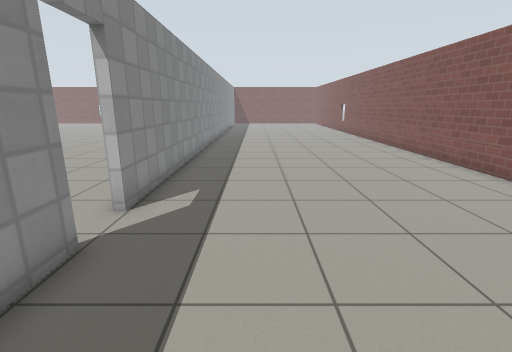
View 1 (above)

21 first-person views from a walk through a world built for the Gazebo simulator. The camera is 1.2 m above the floor, tilts 14° down and sees 85° across. The floor is counted in squares, 0.5 m on a side. Each view is taken from the middle of a square. On the plan, view 1 faces up. The plan holds only what a view shows up to about 18 squares ahead; the rest is blank. The place goes on beyond the plan. Simple patterns stand in for the simulator's built-in surfaces.

View 2
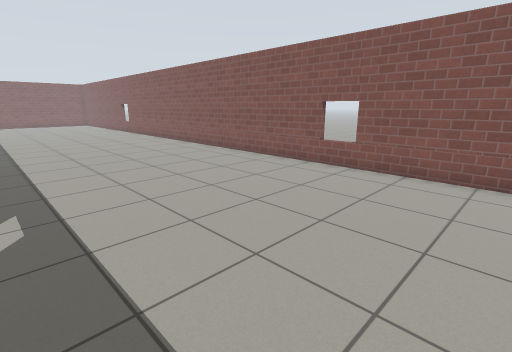

View 3
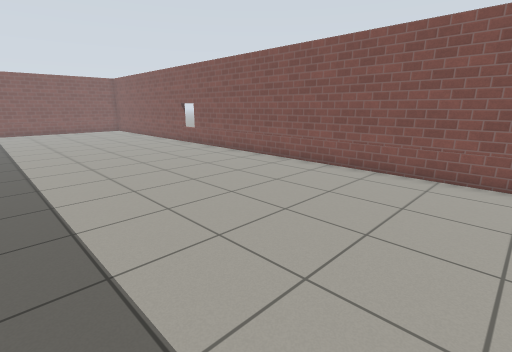

View 4
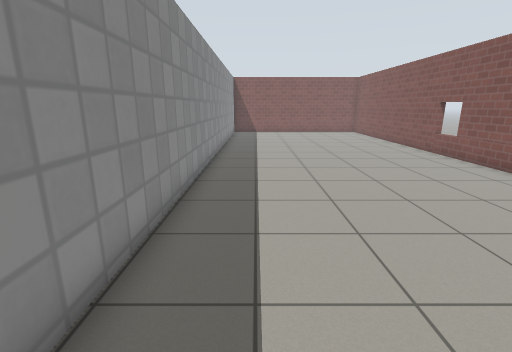

View 5
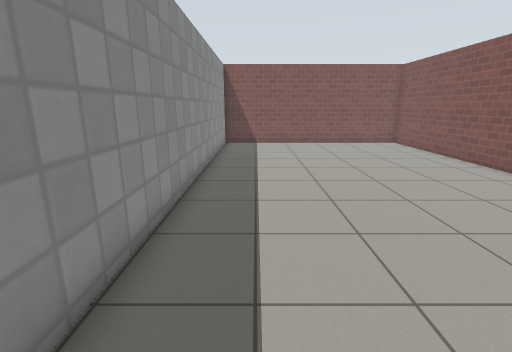

View 6
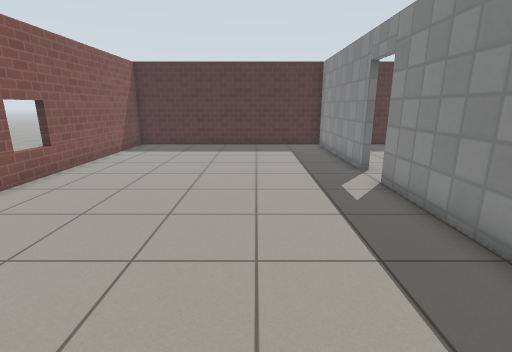

View 7
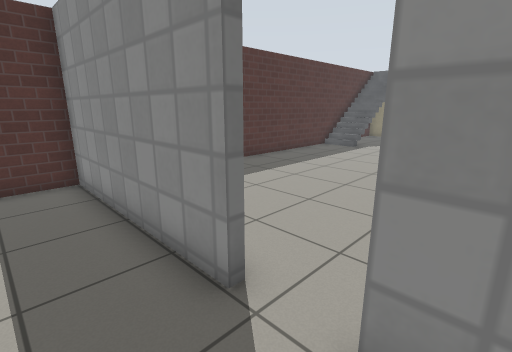

View 8
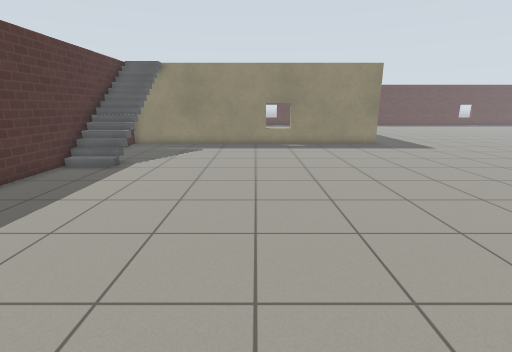

View 9
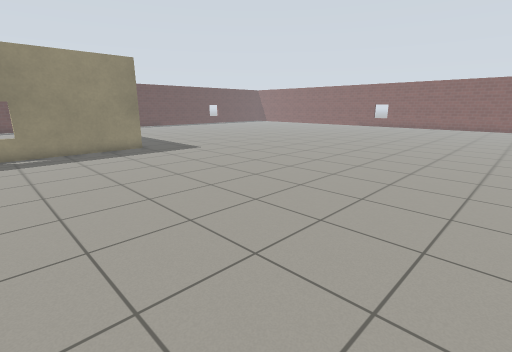

View 10
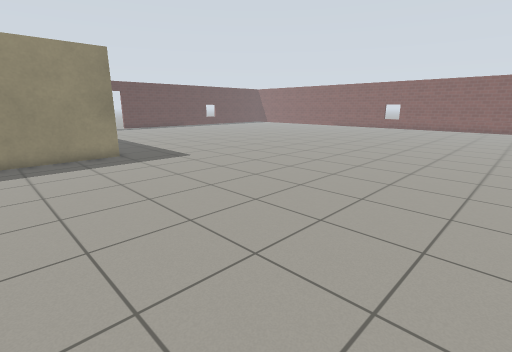

View 11
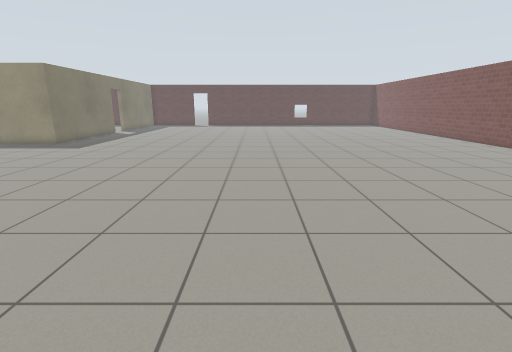

View 12
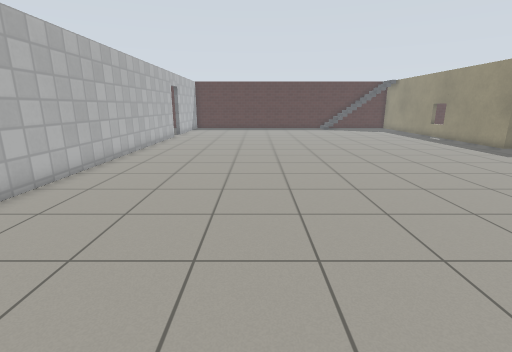

View 13
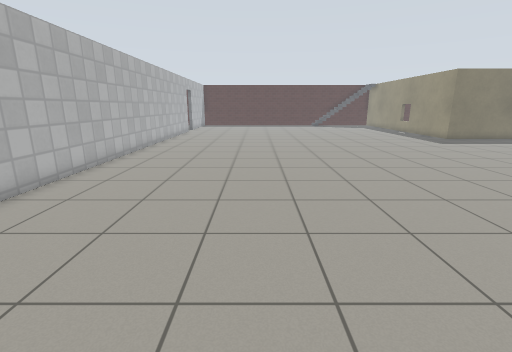

View 14
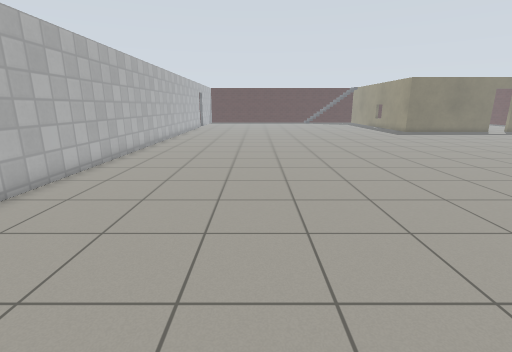

View 15
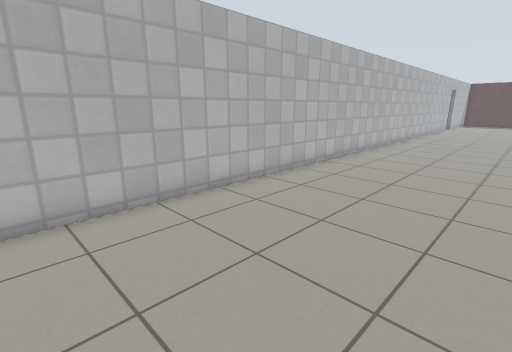

View 16
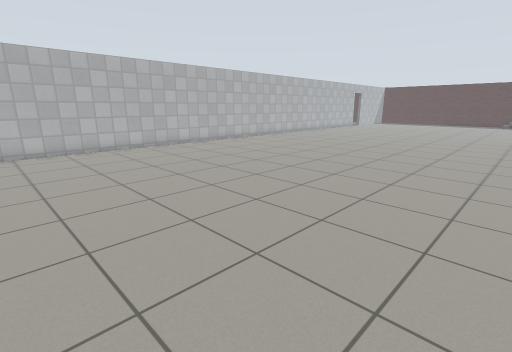

View 17
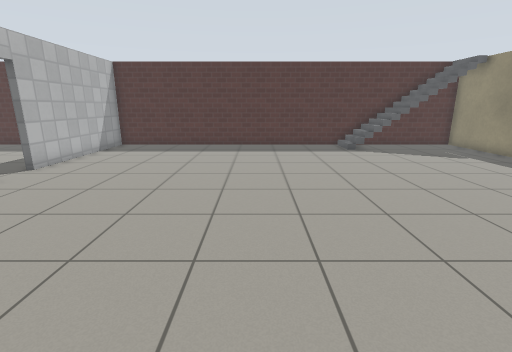

View 18
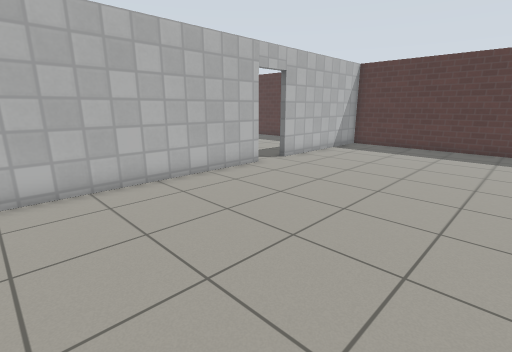

View 19
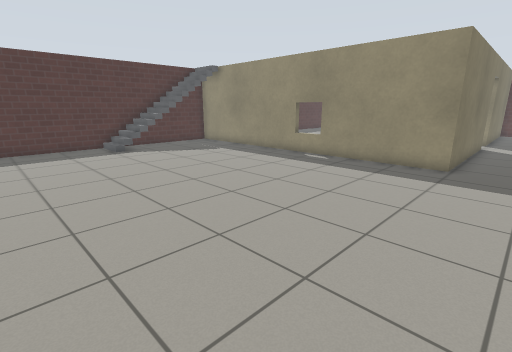

View 20
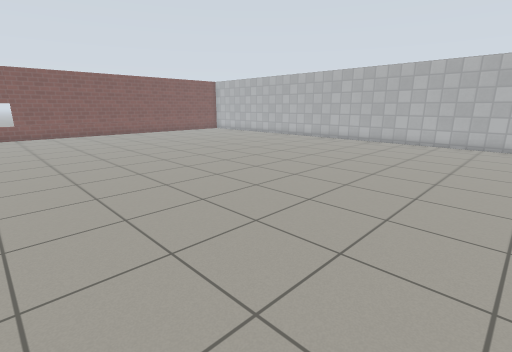

View 21
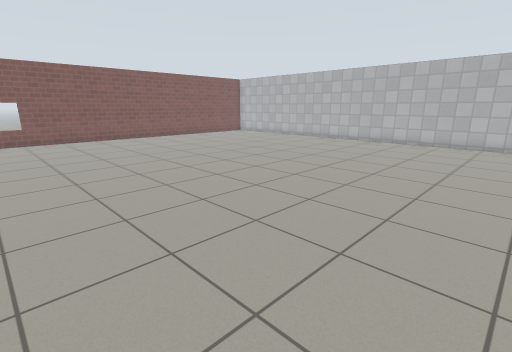

### Floor plan
Points are (right, up) in squares from view 1. A wall is a line through its corners. A room is listed if a view was taken in it or the views show most of it. See-through windows are left out.
Room 1 (views 1, 2, 3, 4, 5, 6, 7)
walls: (-3.1, 4.4) (-3.1, -2.9) (8.4, -2.9) (8.4, 40.5); (-3.1, 40.5) (-3.1, 6.1)
ways out: open door at (-3, 5.5) to room 2
Room 2 (views 8, 9, 10, 11, 12, 13, 14, 15, 16, 17, 18, 19, 20, 21)
walls: (-24.4, 13) (-24.4, -2.9) (-3.4, -2.9) (-3.4, 4.4); (-3.4, 6.1) (-3.4, 40)
ways out: open door at (-3, 5.5) to room 1
objects: stairs (-22, -1) to (-18, -1)

Where each view was taken, in squares from view 1:
view 1: 0 up, 0 right, facing up
view 2: 0 up, 2 left, facing up-right
view 3: 11 up, 2 left, facing up-right
view 4: 14 up, 1 left, facing up
view 5: 22 up, 1 left, facing up
view 6: 15 up, 1 right, facing down
view 7: 7 up, 1 left, facing down-left
view 8: 5 up, 6 left, facing left
view 9: 6 up, 8 left, facing up-left
view 10: 8 up, 10 left, facing up-left
view 11: 26 up, 6 left, facing left
view 12: 29 up, 10 left, facing down
view 13: 34 up, 10 left, facing down
view 14: 40 up, 10 left, facing down
view 15: 40 up, 10 left, facing down-right
view 16: 40 up, 20 left, facing down-right
view 17: 15 up, 12 left, facing down
view 18: 15 up, 12 left, facing down-right
view 19: 15 up, 12 left, facing down-left
view 20: 15 up, 23 left, facing up-right
view 21: 19 up, 23 left, facing up-right
